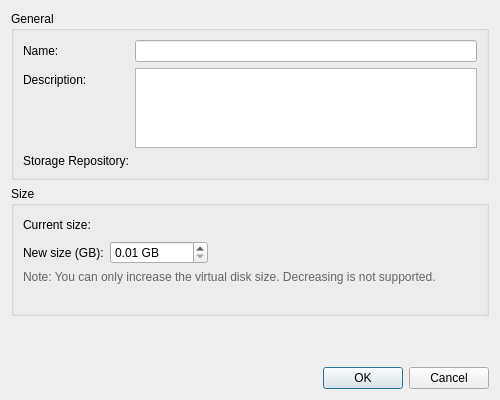
<?xml version="1.0" encoding="UTF-8"?>
<ui version="4.0">
 <class>VdiPropertiesDialog</class>
 <widget class="QDialog" name="VdiPropertiesDialog">
  <property name="geometry">
   <rect>
    <x>0</x>
    <y>0</y>
    <width>500</width>
    <height>400</height>
   </rect>
  </property>
  <property name="windowTitle">
   <string>Virtual Disk Properties</string>
  </property>
  <layout class="QVBoxLayout" name="verticalLayout">
   <item>
    <widget class="QGroupBox" name="generalGroupBox">
     <property name="title">
      <string>General</string>
     </property>
     <layout class="QFormLayout" name="formLayout">
      <item row="0" column="0">
       <widget class="QLabel" name="nameLabel">
        <property name="text">
         <string>Name:</string>
        </property>
       </widget>
      </item>
      <item row="0" column="1">
       <widget class="QLineEdit" name="nameLineEdit"/>
      </item>
      <item row="1" column="0">
       <widget class="QLabel" name="descriptionLabel">
        <property name="text">
         <string>Description:</string>
        </property>
       </widget>
      </item>
      <item row="1" column="1">
       <widget class="QPlainTextEdit" name="descriptionTextEdit">
        <property name="maximumSize">
         <size>
          <width>16777215</width>
          <height>80</height>
         </size>
        </property>
       </widget>
      </item>
      <item row="2" column="0">
       <widget class="QLabel" name="srLabel">
        <property name="text">
         <string>Storage Repository:</string>
        </property>
       </widget>
      </item>
      <item row="2" column="1">
       <widget class="QLabel" name="srValueLabel">
        <property name="text">
         <string/>
        </property>
       </widget>
      </item>
     </layout>
    </widget>
   </item>
   <item>
    <widget class="QGroupBox" name="sizeGroupBox">
     <property name="title">
      <string>Size</string>
     </property>
     <layout class="QVBoxLayout" name="verticalLayout_2">
      <item>
       <layout class="QHBoxLayout" name="horizontalLayout">
        <item>
         <widget class="QLabel" name="currentSizeLabel">
          <property name="text">
           <string>Current size:</string>
          </property>
         </widget>
        </item>
        <item>
         <widget class="QLabel" name="currentSizeValueLabel">
          <property name="text">
           <string/>
          </property>
         </widget>
        </item>
        <item>
         <spacer name="horizontalSpacer">
          <property name="orientation">
           <enum>Qt::Horizontal</enum>
          </property>
          <property name="sizeHint" stdset="0">
           <size>
            <width>40</width>
            <height>20</height>
           </size>
          </property>
         </spacer>
        </item>
       </layout>
      </item>
      <item>
       <layout class="QHBoxLayout" name="horizontalLayout_2">
        <item>
         <widget class="QLabel" name="newSizeLabel">
          <property name="text">
           <string>New size (GB):</string>
          </property>
         </widget>
        </item>
        <item>
         <widget class="QDoubleSpinBox" name="sizeSpinBox">
          <property name="suffix">
           <string> GB</string>
          </property>
          <property name="decimals">
           <number>2</number>
          </property>
          <property name="minimum">
           <double>0.01</double>
          </property>
          <property name="maximum">
           <double>16384.00</double>
          </property>
         </widget>
        </item>
        <item>
         <spacer name="horizontalSpacer_2">
          <property name="orientation">
           <enum>Qt::Horizontal</enum>
          </property>
          <property name="sizeHint" stdset="0">
           <size>
            <width>40</width>
            <height>20</height>
           </size>
          </property>
         </spacer>
        </item>
       </layout>
      </item>
      <item>
       <widget class="QLabel" name="resizeInfoLabel">
        <property name="text">
         <string>Note: You can only increase the virtual disk size. Decreasing is not supported.</string>
        </property>
        <property name="wordWrap">
         <bool>true</bool>
        </property>
        <property name="styleSheet">
         <string notr="true">color: #666;</string>
        </property>
       </widget>
      </item>
      <item>
       <widget class="QLabel" name="resizeWarningLabel">
        <property name="text">
         <string/>
        </property>
        <property name="wordWrap">
         <bool>true</bool>
        </property>
        <property name="styleSheet">
         <string notr="true">color: red;</string>
        </property>
       </widget>
      </item>
     </layout>
    </widget>
   </item>
   <item>
    <spacer name="verticalSpacer">
     <property name="orientation">
      <enum>Qt::Vertical</enum>
     </property>
     <property name="sizeHint" stdset="0">
      <size>
       <width>20</width>
       <height>40</height>
      </size>
     </property>
    </spacer>
   </item>
   <item>
    <widget class="QDialogButtonBox" name="buttonBox">
     <property name="orientation">
      <enum>Qt::Horizontal</enum>
     </property>
     <property name="standardButtons">
      <set>QDialogButtonBox::Cancel|QDialogButtonBox::Ok</set>
     </property>
    </widget>
   </item>
  </layout>
 </widget>
 <resources/>
 <connections>
  <connection>
   <sender>buttonBox</sender>
   <signal>accepted()</signal>
   <receiver>VdiPropertiesDialog</receiver>
   <slot>accept()</slot>
   <hints>
    <hint type="sourcelabel">
     <x>248</x>
     <y>369</y>
    </hint>
    <hint type="destinationlabel">
     <x>157</x>
     <y>374</y>
    </hint>
   </hints>
  </connection>
  <connection>
   <sender>buttonBox</sender>
   <signal>rejected()</signal>
   <receiver>VdiPropertiesDialog</receiver>
   <slot>reject()</slot>
   <hints>
    <hint type="sourcelabel">
     <x>316</x>
     <y>369</y>
    </hint>
    <hint type="destinationlabel">
     <x>286</x>
     <y>374</y>
    </hint>
   </hints>
  </connection>
 </connections>
</ui>
